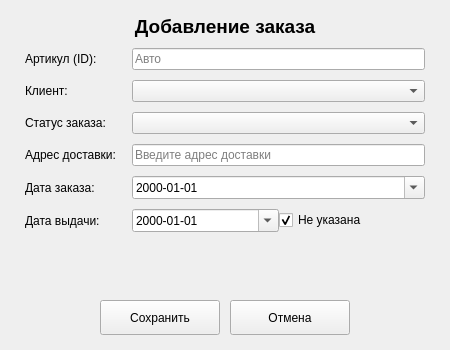
<?xml version="1.0" encoding="UTF-8"?>
<ui version="4.0">
 <class>OrderForm</class>
 <widget class="QWidget" name="OrderForm">
  <property name="geometry">
   <rect><x>0</x><y>0</y><width>450</width><height>350</height></rect>
  </property>
  <property name="windowTitle">
   <string>Заказ</string>
  </property>
  <property name="minimumSize">
   <size><width>420</width><height>320</height></size>
  </property>
  <layout class="QVBoxLayout" name="main_layout">
   <property name="spacing"><number>10</number></property>
   <property name="leftMargin"><number>25</number></property>
   <property name="topMargin"><number>15</number></property>
   <property name="rightMargin"><number>25</number></property>
   <property name="bottomMargin"><number>15</number></property>
   <item>
    <widget class="QLabel" name="form_title_label">
     <property name="text"><string>Добавление заказа</string></property>
     <property name="alignment"><set>Qt::AlignCenter</set></property>
     <property name="font">
      <font><pointsize>14</pointsize><bold>true</bold></font>
     </property>
    </widget>
   </item>
   <item>
    <layout class="QFormLayout" name="form_layout">
     <property name="horizontalSpacing"><number>15</number></property>
     <property name="verticalSpacing"><number>10</number></property>
     <item row="0" column="0">
      <widget class="QLabel"><property name="text"><string>Артикул (ID):</string></property></widget>
     </item>
     <item row="0" column="1">
      <widget class="QLineEdit" name="id_input">
       <property name="readOnly"><bool>true</bool></property>
       <property name="placeholderText"><string>Авто</string></property>
      </widget>
     </item>
     <item row="1" column="0">
      <widget class="QLabel"><property name="text"><string>Клиент:</string></property></widget>
     </item>
     <item row="1" column="1">
      <widget class="QComboBox" name="user_combo"/>
     </item>
     <item row="2" column="0">
      <widget class="QLabel"><property name="text"><string>Статус заказа:</string></property></widget>
     </item>
     <item row="2" column="1">
      <widget class="QComboBox" name="status_combo"/>
     </item>
     <item row="3" column="0">
      <widget class="QLabel"><property name="text"><string>Адрес доставки:</string></property></widget>
     </item>
     <item row="3" column="1">
      <widget class="QLineEdit" name="address_input">
       <property name="placeholderText"><string>Введите адрес доставки</string></property>
      </widget>
     </item>
     <item row="4" column="0">
      <widget class="QLabel"><property name="text"><string>Дата заказа:</string></property></widget>
     </item>
     <item row="4" column="1">
      <widget class="QDateEdit" name="order_date_input">
       <property name="calendarPopup"><bool>true</bool></property>
       <property name="displayFormat"><string>yyyy-MM-dd</string></property>
      </widget>
     </item>
     <item row="5" column="0">
      <widget class="QLabel"><property name="text"><string>Дата выдачи:</string></property></widget>
     </item>
     <item row="5" column="1">
      <layout class="QHBoxLayout" name="issue_date_layout">
       <item>
        <widget class="QDateEdit" name="issue_date_input">
         <property name="calendarPopup"><bool>true</bool></property>
         <property name="displayFormat"><string>yyyy-MM-dd</string></property>
        </widget>
       </item>
       <item>
        <widget class="QCheckBox" name="issue_date_checkbox">
         <property name="text"><string>Не указана</string></property>
         <property name="checked"><bool>true</bool></property>
        </widget>
       </item>
      </layout>
     </item>
    </layout>
   </item>
   <item>
    <spacer name="form_spacer">
     <property name="orientation"><enum>Qt::Vertical</enum></property>
     <property name="sizeHint" stdset="0">
      <size><width>20</width><height>10</height></size>
     </property>
    </spacer>
   </item>
   <item>
    <layout class="QHBoxLayout" name="buttons_layout">
     <item>
      <spacer name="btns_left_spacer">
       <property name="orientation"><enum>Qt::Horizontal</enum></property>
       <property name="sizeHint" stdset="0">
        <size><width>40</width><height>20</height></size>
       </property>
      </spacer>
     </item>
     <item>
      <widget class="QPushButton" name="save_button">
       <property name="text"><string>Сохранить</string></property>
       <property name="minimumSize">
        <size><width>120</width><height>35</height></size>
       </property>
      </widget>
     </item>
     <item>
      <widget class="QPushButton" name="cancel_button">
       <property name="text"><string>Отмена</string></property>
       <property name="minimumSize">
        <size><width>120</width><height>35</height></size>
       </property>
      </widget>
     </item>
     <item>
      <spacer name="btns_right_spacer">
       <property name="orientation"><enum>Qt::Horizontal</enum></property>
       <property name="sizeHint" stdset="0">
        <size><width>40</width><height>20</height></size>
       </property>
      </spacer>
     </item>
    </layout>
   </item>
  </layout>
 </widget>
 <resources/>
 <connections/>
</ui>
